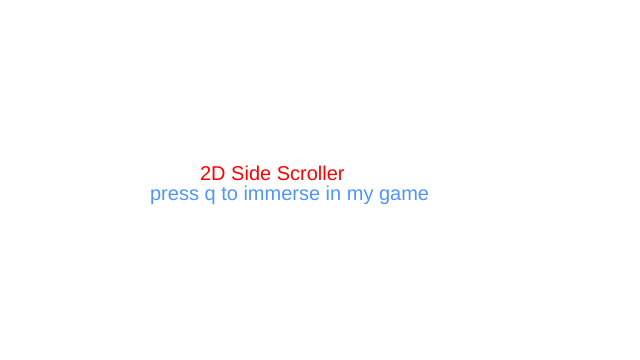
Frame 1 (no input)
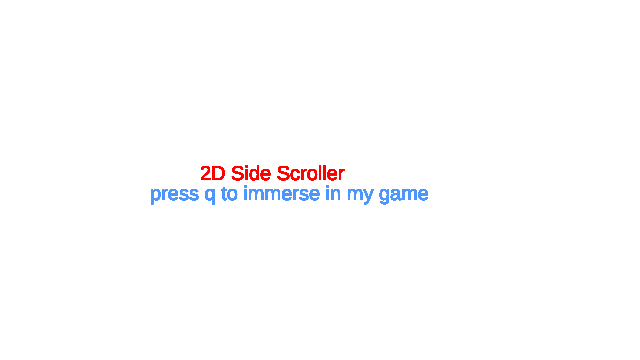
Frame 60 (no input)
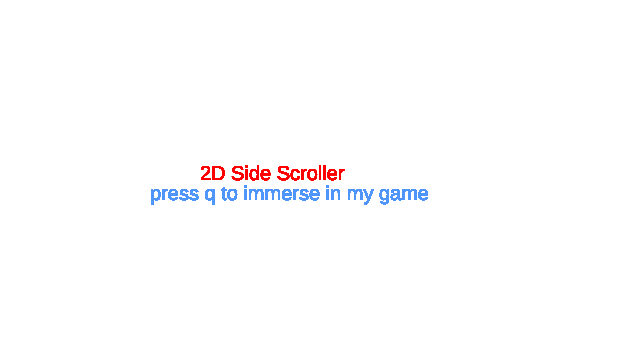
Frame 120 (the mouse pressed at the canvas centre since frame 60)

The p5.js sketch that drew these frames (run headless with seeded random() and noise() and a simulated clock; from frame 60 on, the mouse is pressed at the canvas centre):

// p5.js sketch
// ── sketch.js
var person;
var sceneNum=0;
function setup() {
  createCanvas(640, 360);
  person = new Person();
}
var i = 0;

function keyPressed(){
  if (key == ' '){
    var jump = createVector(0,- 3.5);
    person.applyForce(jump);
    i++;
  } else if (key=='q'){
    sceneNum++;
  }
}

function draw() {
  
  if (sceneNum===0){
    textSize(20);
    fill(255,0,0);
    text("2D Side Scroller", 200,180);
    fill(80,150,250);
    text("press q to immerse in my game", 150,200);
  } else if (sceneNum===1){
  background(130,200,50);
  fill(255,0,0);	
	text ('Press q to exit',300,50);
	text ('Amount of jumps: ' + i,300,100);
  translate(-person.pos.x,0);
  var gravity = createVector(0,0.1);
  person.applyForce(gravity);
  if(mouseIsPressed){
  
  var force = createVector(-0.1,0);
  person.applyForce(force);
  }
  //translate(-person.pos.x,0);
    person.update();
  person.edges();
    person.display();
  fill(5,50,100);
  rect(400, height-50,100,100);
  fill(80,80,255);
  ellipse(700,200.80,80);
  fill(40,250,8);
  rect(1000, 299,100,10);
  fill(250,350,100);
  rect(1300,3250,50,40);
  fill(90,375,140);
  ellipse(1600, 289,90,80);

 
	} else { 
  background (50,100,200);
  fill (100,100,100);
  text ('You are doing a great job!!!',150,200);
  }
}

// ── person.js
function Person() {
  this.pos = createVector(50, 250);
  this.vel = createVector(1, 0);
  this.acc = createVector(0, 0);
  this.mass = 10;
  this.applyForce = function(force) {
    this.acc.add(force);
  }
  this.update = function() {
    this.vel.add(this.acc);
    this.pos.add(this.vel);
    this.acc.set(0, 0);
  }
  this.display = function() {
    fill(255, 150,40);
    stroke(255);
    rect(this.pos.x, this.pos.y, this.mass*5, this.mass*10);
  }
   	
  this.edges = function() {
    if (this.pos.y > 250) {
      this.vel.y *= 0;
      this.pos.y = 250;
    }
  }


	this.health = function () {
  this.mass--;
	}
}
